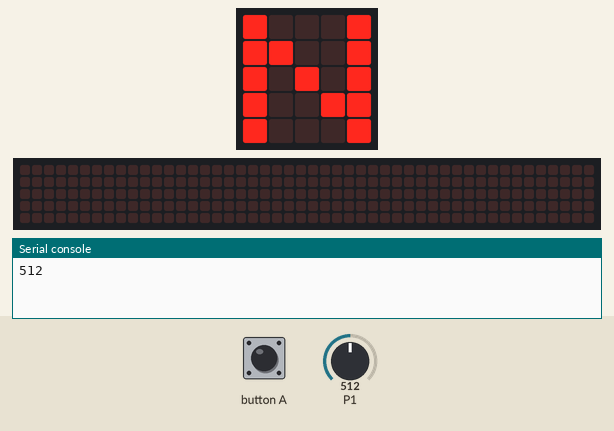
Recording of a program running on a simulated BBC micro:bit (MakeCode). On the bench: the board's 5×5 LED display, a strip that is not on the board, showing the scrolling text unrolled, the last lines printed to the serial console. The inputs (shaded band) are chosen by the test bench; at power-on: P1 = 512 (analog values on the 0–1023 scale). The 48×5 strip is a reading aid, not a part: it shows the text the display is scrolling, unrolled, one strip-width of it at a time.

Above: at 2.6 s.
2.7 s: button A pressed for 0.15 s
At 2.92 s:
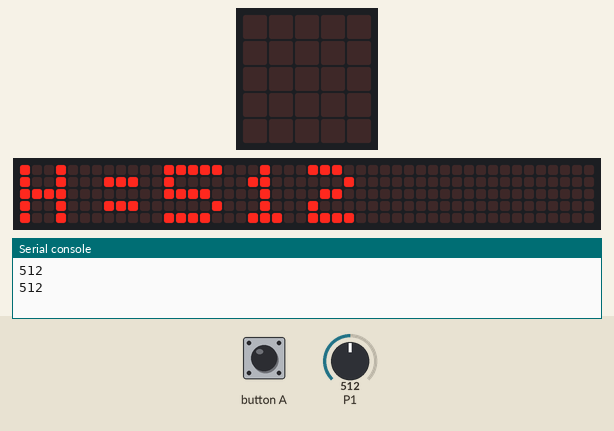
3.4 s: P1 set to 690
At 9.8 s:
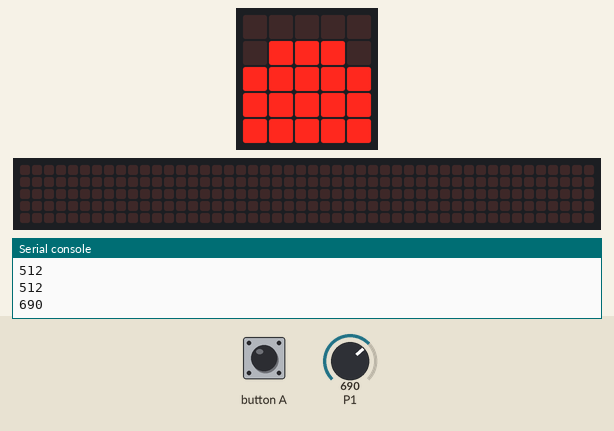
10.7 s: P1 set to 330
At 12.1 s:
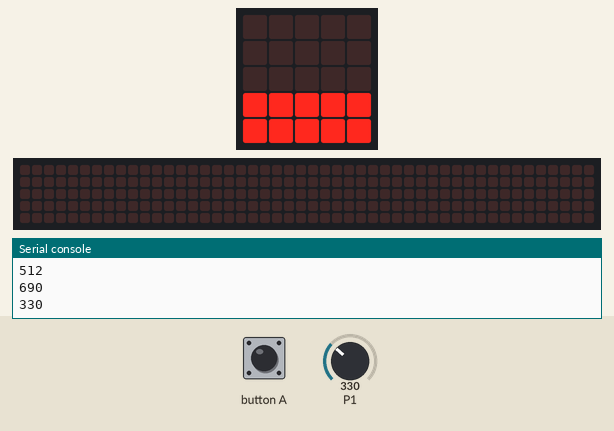
18.0 s: P1 set to 306
At 21.2 s:
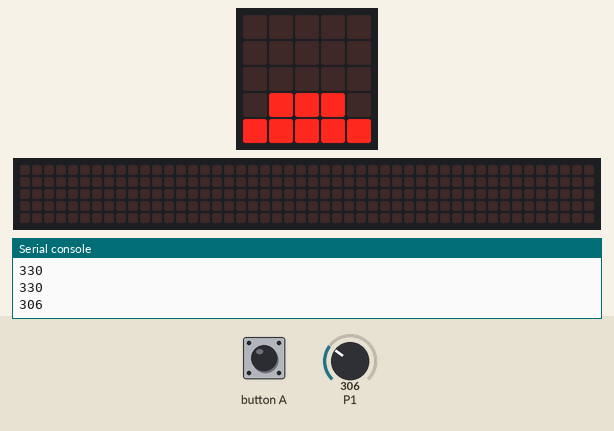
25.3 s: button A pressed for 0.15 s
At 26.91 s:
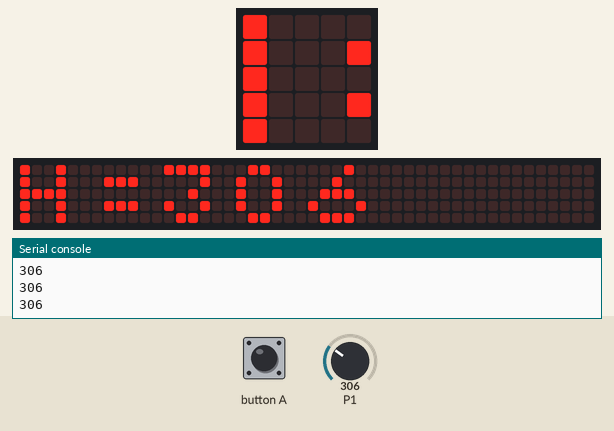

The program:

main.ts
```typescript
let Humedad = 0
input.onButtonPressed(Button.A, function () {
    basic.clearScreen()
    basic.showString("H=" + Humedad)
})
basic.forever(function () {
    Humedad = pins.analogReadPin(AnalogPin.P1)
    led.plotBarGraph(
    Humedad,
    1023
    )
    basic.pause(2000)
    if (Humedad >= 340 && Humedad <= 680) {
        basic.showString("N")
    } else if (Humedad < 340) {
        basic.showString("B")
    } else {
        basic.showString("A")
    }
})
```

test.ts
```typescript
// aquí va el archivo "tests"; esto no se compilará cuando este paquete se utilice como una extensión.
```

Measured:
- after the input at 2.7 s, the display: first differs from a run without the input after 0.15 s (image 1)
- after the input at 3.4 s, the display: first differs from a run without the input after 5.6 s (image 2)
- after the input at 10.7 s, the display: first differs from a run without the input after 1.1 s (image 3)
- after the input at 18.0 s, the display: first differs from a run without the input after 2.1 s (image 4)
- after the input at 25.3 s, the display: first changes after 0.15 s (image 5 shows a later state)
- what the display in image 3 shows lasts 2.0 s, from 11.8 s to 13.8 s
